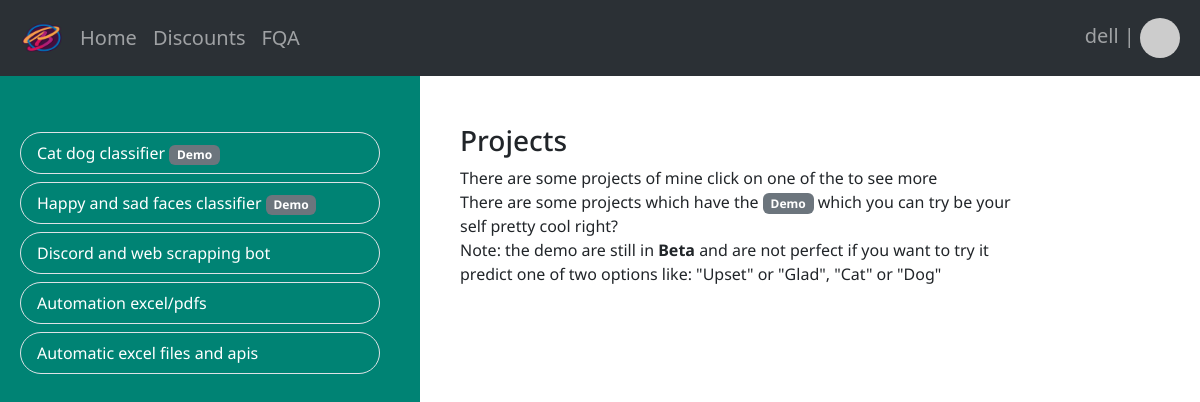
Screenshot of /core/projects (signed in) with the database file from the repository.
### projects/models.py (models this page shows)
class Project(models.Model):
    project_id = models.AutoField(primary_key=True)
    title = models.CharField(max_length=200)
    description = models.TextField()
    demo = models.BooleanField()
    chat = models.BooleanField()
    def __str__(self):
        return self.title

### projects/views.py (the view, shortened to what this page needs)
# urls.py: path('core/', include('projects.urls')),
def projects(request):
    prediction = ''
    form = ImageUploadForm()
    projects = Project.objects.all()
    try:
        project_id = request.POST["project_id"]
        image_url = request.POST["image_url"]
    except:
        image_url = ''
        project_id = ''
    return render(request, 'projects.html',{'projects':projects,
                                            'form':form,
                                            "prediction":{"project_id": project_id,
                                                        "prediction":prediction,
                                                        "image_url":image_url}})

### projects/templates/projects.html (shortened to what this page needs)
{% extends 'base.html'%}
{% load static %}
{% block headers %}
<link rel="stylesheet" type="text/css" href="{% static 'styles/projects.css' %}">
{% endblock %}
{% block content %}
<div class="container-fluid" >
    <div class="row" style="font-family: 'Noto Sans'">
        <div class="col-4 mt-5">
            {% for project in projects %}
            <ul class="list-group m-2" >
                <li class="list-group-item rounded-5" style="background-color: transparent; color: white;">
                    <div onclick="reloadPage('{{project.project_id}}')" style="cursor:pointer">{{project}}
                    {% if project.demo %}
                    <span class="badge text-bg-secondary">Demo</span>
                    {%endif%}
                    </div>
                </li>
            </ul>
            {% endfor %}
        </div>
        <div class="col-6 ms-5 mt-5">
            <h3 id="project-title">Projects</h3>
            <p id="project-content">There are some projects of mine click on one of the to see more<br>
                There are some projects which have the <span class="badge text-bg-secondary">Demo</span>
                which you can try be your self pretty cool right?
                <br>
                Note: the demo are still in <b>Beta</b> and are not perfect
                if you want to try it predict one of two options
                like: "Upset" or "Glad", "Cat" or "Dog"
            </p>
        </div>
    </div>
</div>
{% endblock %}

### users/templates/base.html (shortened to what this page needs)
{% load static %}
<!DOCTYPE html>
<html lang="en">
  <head>
    <link href="https://cdn.jsdelivr.net/npm/bootstrap@5.3.2/dist/css/bootstrap.min.css"
    rel="stylesheet"
>
    <link rel="stylesheet" type="text/css" href="{% static 'styles/base.css' %}" />
    {% block headers %} {% endblock %}
  </head>
  <body>
    <nav class="navbar navbar-expand-lg bg-body-tertiary", data-bs-theme="dark">
      <div class="container-fluid fs-5">
        <img class="navbar-brand" src="{% static 'assets/logo_no_slag.png' %}" alt="Logo" width="40" height="40" style="margin: 10px;" class="d-inline-block align-text-top">
        <div class="collapse navbar-collapse" id="navbarNav">
          <ul class="navbar-nav">
            <li class="nav-item">
              <a class="nav-link" id="home-link" href="/home">Home</a>
            </li>
            <li class="nav-item">
              <a class="nav-link" href="/discounts">Discounts</a>
            </li>
            <li class="nav-item">
              <a class="nav-link" href="#">FQA</a>
            </li>
          </ul>
          <div class="ms-auto">
            <ul class="navbar-nav">
              {% if user.is_authenticated %}
              <li>
                <span class="navbar-text pe-2">{{user.username}} |
                  <a role=button id="profile-link">
                    <img class="nav-item rounded-circle"
                    alt="Avatar"
                    src="https://api.dicebear.com/7.x/pixel-art/svg?seed={{request.user.username}}"
                    width="40" height="40"
                    class="d-inline-block align-text-top">
                  </a>
                </span>
              </li>
                {% else %}
                <li class="nav-item">
                  <a class="nav-link" href="/login/">Login</a>
                </li>
                {% endif %}
            </ul>
          </div>
        </div>
      </div>
    </nav>
    {% block content %} {% endblock %}
  </body>
</html>

### users/templates/static/styles/base.css (style rules this page uses)
body { background: linear-gradient(to right, #008374 0%, #008374 35%, white 35%, white 100%); }

### projects/templates/static/styles/projects.css (style rules this page uses)
body { overflow-x: hidden; background-color: white; }

### rows the page displays
Project: title "Cat dog classifier", demo "Demo"
Project: title "Happy and sad faces classifier", demo "Demo"
Project: title "Discord and web scrapping bot"
Project: title "Automation excel/pdfs"
Project: title "Automatic excel files and apis"

### other values shown
{{ user.username }} "dell"
